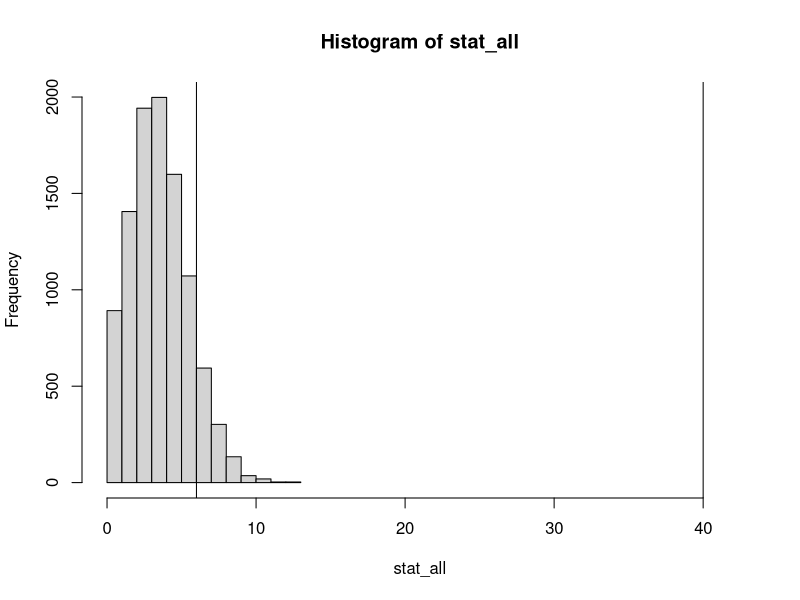

Write R code to recreate this figure.
1:50000
1:100

proc.time()
stat_all<-rep(0,10000)
for(i in 1:10000)
{
	stat_all[i]<-sum(sample(1:50000,2000)<=100)
}
proc.time()

hist(stat_all,xlim=c(0,42))
abline(v=40)
abline(v=6)

p_estimated<-sum(stat_all>=8)/length(stat_all)
p_estimated
p_estimated<0.05